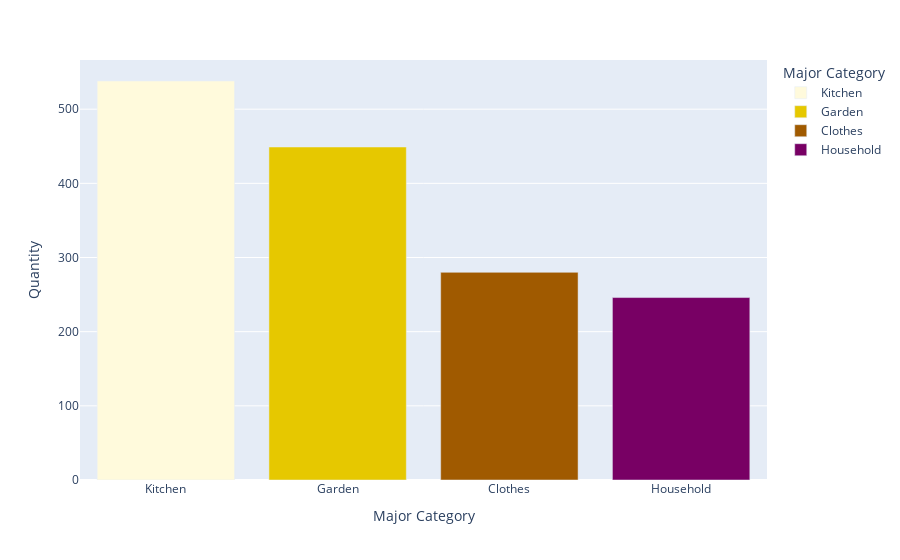

This figure's notebook cell:
### Code cell
Quantity_per_Major_2011_11 = df[df['Year-Month']=='2011-11'].groupby('Major Category')['Quantit'].sum().sort_values(ascending=False).reset_index()
Quantity_per_Major_2011_11.columns = ['Major Category','Quantity']
px.bar(Quantity_per_Major_2011_11,x='Major Category',y='Quantity',color='Major Category',color_discrete_sequence=px.colors.sequential.Electric_r)

### Figure 1 — Plotly figure (JSON) as saved in the notebook; plotly's stock layout.template omitted (floating-point values rounded to 4 significant figures)
{"data": [{"alignmentgroup": "True", "hovertemplate": "Major Category=%{x}<br>Quantity=%{y}<extra></extra>", "legendgroup": "Kitchen", "marker": {"color": "rgb(255,250,220)", "pattern": {"shape": ""}}, "name": "Kitchen", "offsetgroup": "Kitchen", "orientation": "v", "showlegend": true, "textposition": "auto", "type": "bar", "x": ["Kitchen"], "xaxis": "x", "y": [538], "yaxis": "y"}, {"alignmentgroup": "True", "hovertemplate": "Major Category=%{x}<br>Quantity=%{y}<extra></extra>", "legendgroup": "Garden", "marker": {"color": "rgb(230,200,0)", "pattern": {"shape": ""}}, "name": "Garden", "offsetgroup": "Garden", "orientation": "v", "showlegend": true, "textposition": "auto", "type": "bar", "x": ["Garden"], "xaxis": "x", "y": [449], "yaxis": "y"}, {"alignmentgroup": "True", "hovertemplate": "Major Category=%{x}<br>Quantity=%{y}<extra></extra>", "legendgroup": "Clothes", "marker": {"color": "rgb(160,90,0)", "pattern": {"shape": ""}}, "name": "Clothes", "offsetgroup": "Clothes", "orientation": "v", "showlegend": true, "textposition": "auto", "type": "bar", "x": ["Clothes"], "xaxis": "x", "y": [280], "yaxis": "y"}, {"alignmentgroup": "True", "hovertemplate": "Major Category=%{x}<br>Quantity=%{y}<extra></extra>", "legendgroup": "Household", "marker": {"color": "rgb(120,0,100)", "pattern": {"shape": ""}}, "name": "Household", "offsetgroup": "Household", "orientation": "v", "showlegend": true, "textposition": "auto", "type": "bar", "x": ["Household"], "xaxis": "x", "y": [246], "yaxis": "y"}], "layout": {"barmode": "relative", "legend": {"title": {"text": "Major Category"}, "tracegroupgap": 0}, "margin": {"t": 60}, "xaxis": {"anchor": "y", "categoryarray": ["Kitchen", "Garden", "Clothes", "Household"], "categoryorder": "array", "domain": [0, 1], "title": {"text": "Major Category"}}, "yaxis": {"anchor": "x", "domain": [0, 1], "title": {"text": "Quantity"}}}}
